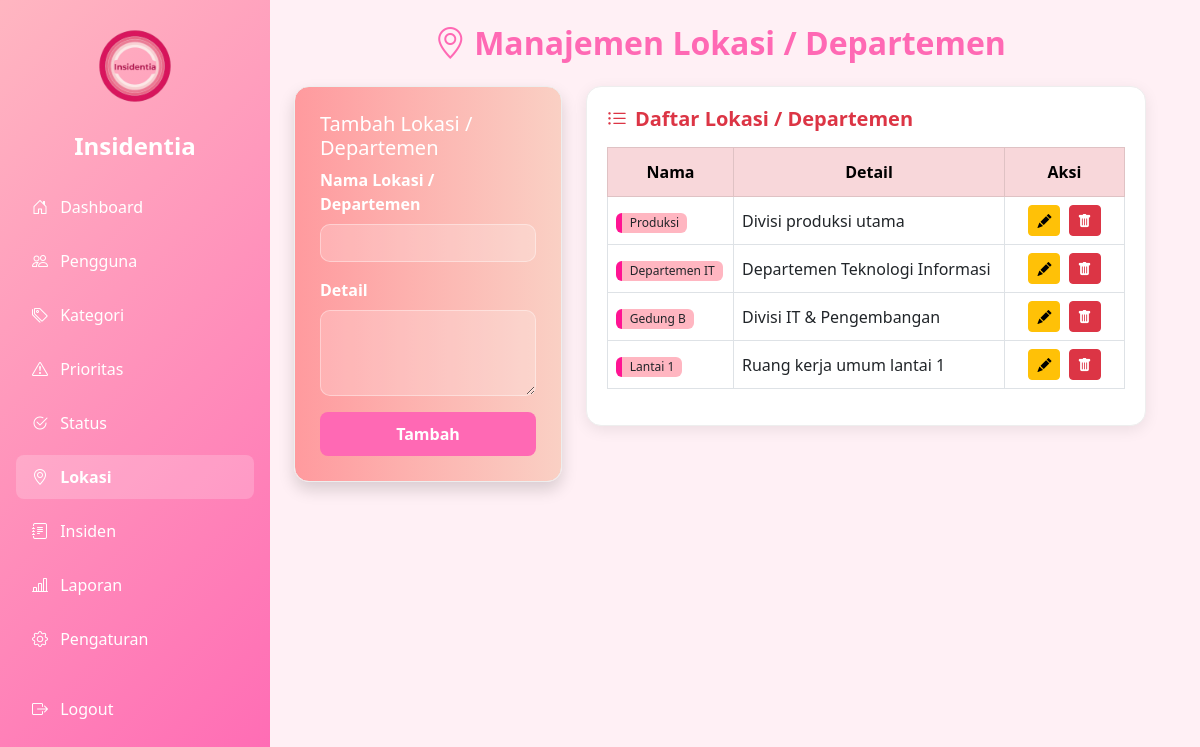
The page /src/admin/locations.php (signed in) on the database its author committed.
### tables this page shows
CREATE TABLE departments (
    id INT AUTO_INCREMENT PRIMARY KEY,
    name VARCHAR(100) NOT NULL,
    details TEXT
);

### src/admin/locations.php (the view, shortened to what this page needs)
<?php
require_once '../includes/config.php';
$edit_location = null;
$result = $conn->query("SELECT * FROM departments ORDER BY id DESC");
?>
<!DOCTYPE html>
<html>
<head>
    <link rel="stylesheet" href="https://cdn.jsdelivr.net/npm/bootstrap@5.3.0/dist/css/bootstrap.min.css">
    <link href="https://cdn.jsdelivr.net/npm/bootstrap-icons@1.10.5/font/bootstrap-icons.css" rel="stylesheet">
    <link rel="stylesheet" href="../assets/css/style.css">
</head>
<body>
<div class="container-fluid">
    <div class="row">
        <div class="col-md-3 sidebar p-3">
            <div class="text-center mb-4">
                <img src="../assets/img/logo.png" alt="Insidentia" width="100" class="mb-2 rounded">
                <h4 class="text-white fw-bold mt-2">Insidentia</h4>
            </div>
            <nav class="nav flex-column">
                <a href="dashboard.php" class="nav-link"><i class="bi bi-house-door me-2"></i> Dashboard</a>
                <a href="users.php" class="nav-link"><i class="bi bi-people me-2"></i> Pengguna</a>
                <a href="categories.php" class="nav-link"><i class="bi bi-tags me-2"></i> Kategori</a>
                <a href="priorities.php" class="nav-link"><i class="bi bi-exclamation-triangle me-2"></i> Prioritas</a>
                <a href="statuses.php" class="nav-link"><i class="bi bi-check2-circle me-2"></i> Status</a>
                <a href="locations.php" class="nav-link fw-bold active"><i class="bi bi-geo-alt me-2"></i> Lokasi</a>
                <a href="incidents.php" class="nav-link"><i class="bi bi-journal-text me-2"></i> Insiden</a>
                <a href="reports.php" class="nav-link"><i class="bi bi-bar-chart-line me-2"></i> Laporan</a>
                <a href="settings.php" class="nav-link"><i class="bi bi-gear me-2"></i> Pengaturan</a>
                <a href="../auth/logout.php" class="nav-link mt-3"><i class="bi bi-box-arrow-right me-2"></i> Logout</a>
            </nav>
        </div>
        <div class="col-md-9 p-4">
            <h2 class="text-center mb-4 section-title"><i class="bi bi-geo-alt me-2"></i>Manajemen Lokasi / Departemen</h2>
            <div class="row g-4">
                <div class="col-md-4">
                    <div class="card-form shadow">
                        <h5 class="text-white"><?= $edit_location ? 'Edit Lokasi / Departemen' : 'Tambah Lokasi / Departemen' ?></h5>
                        <form method="post">
                            <div class="mb-3">
                                <label class="form-label">Nama Lokasi / Departemen</label>
                                <input type="text" name="name" class="form-control" required value="<?= $edit_location['name'] ?? '' ?>">
                            </div>
                            <div class="mb-3">
                                <label class="form-label">Detail</label>
                                <textarea name="details" class="form-control" rows="3"><?= $edit_location['details'] ?? '' ?></textarea>
                            </div>
                            <button type="submit" name="<?= $edit_location ? 'update_location' : 'add_location' ?>" class="btn btn-pink w-100">
                                <?= $edit_location ? 'Update' : 'Tambah' ?>
                            </button>
                        </form>
                    </div>
                </div>
                <div class="col-md-8">
                    <div class="table-container">
                        <h5 class="fw-bold text-danger mb-3"><i class="bi bi-list-ul me-2"></i>Daftar Lokasi / Departemen</h5>
                        <div class="table-responsive">
                            <table class="table table-bordered table-hover align-middle">
                                <thead class="table-danger text-center">
                                    <tr>
                                        <th>Nama</th>
                                        <th>Detail</th>
                                        <th style="width: 120px;">Aksi</th>
                                    </tr>
                                </thead>
                                <tbody>
                                    <?php while($row = $result->fetch_assoc()): ?>
                                        <tr>
                                            <td><span class="badge bg-pink text-dark"><?= htmlspecialchars($row['name']) ?></span></td>
                                            <td><?= htmlspecialchars($row['details']) ?></td>
                                            <td class="text-center">
                                                <a href="locations.php?edit=<?= $row['id'] ?>" class="btn btn-sm btn-warning me-1" data-bs-toggle="tooltip" title="Edit"><i class="bi bi-pencil-fill"></i></a>
                                                <a href="locations.php?delete=<?= $row['id'] ?>" class="btn btn-sm btn-danger" data-bs-toggle="tooltip" title="Hapus" onclick="return confirm('Hapus lokasi ini?')"><i class="bi bi-trash-fill"></i></a>
                                            </td>
                                        </tr>
                                    <?php endwhile; ?>
                                </tbody>
                            </table>
                        </div>
                    </div>
                </div>
            </div>
        </div>
    </div>
</div>
</body>
</html>

### src/assets/css/style.css (style rules this page uses)
body { background-color: #e1bfd6; font-family: 'Segoe UI', sans-serif; margin: 0; padding: 0; }
.btn-pink { background-color: #ffb6c1; color: white; border: none; transition: 0.3s ease; }
.table thead { background-color: rgb(247, 143, 179); color: white; }
.bg-pink { background-color: #ff69b4; border-left: 6px solid #ff1493; color: white; }
.sidebar { width: 270px; background-color: #ff69b4; color: white; min-height: 100vh; padding: 20px 18px; position: sticky; top: 0; }
.sidebar .nav-link { color: white; padding: 10px 16px; border-radius: 8px; margin-bottom: 6px; font-size: 1rem; white-space: nowrap; overflow: hidden; text-overflow: ellipsis; }

### src/admin/locations.php (style rules this page uses)
body { background-color: #fff0f5; }
.sidebar { background: linear-gradient(135deg, #ffb6c1, #ff69b4); min-height: 100vh; color: white; }
.sidebar .nav-link { color: white; margin-bottom: 10px; }
.sidebar .nav-link.active, .sidebar .nav-link.fw-bold { background-color: rgba(255, 255, 255, 0.2); }
.section-title { color: #ff69b4; font-weight: bold; }
.card-form { background: linear-gradient(to right, #ff9a9e, #fad0c4); color: white; border-radius: 15px; padding: 25px; box-shadow: 0 4px 15px rgba(0, 0, 0, 0.08); transition: transform 0.2s ease-in-out; border: 1px solid #eee; }
.form-control, .form-select { border-radius: 10px; border: 1px solid rgba(255, 255, 255, 0.5); background-color: rgba(255, 255, 255, 0.2); color: white; }
.form-control::placeholder { color: rgba(255, 255, 255, 0.7); }
.form-label { color: white; font-weight: bold; }
.table-container { background-color: white; border-radius: 15px; padding: 20px; box-shadow: 0 4px 15px rgba(0, 0, 0, 0.08); border: 1px solid #eee; }
.btn-pink { background-color: #ff69b4; color: white; border: none; font-weight: bold; transition: 0.3s ease; border-radius: 8px; padding: 10px 20px; }
.table-container .table tbody tr td:first-child .badge { background-color: #ffb6c1 !important; color: #333; font-weight: normal; }
.table-container .table thead.table-danger { background-color: #ffb6c1; color: white; }
.table-container .table thead th { padding: 12px 8px; }

### rows shown on the page
departments: name "Produksi", details "Divisi produksi utama"
departments: name "Departemen IT", details "Departemen Teknologi Informasi"
departments: name "Gedung B", details "Divisi IT & Pengembangan"
departments: name "Lantai 1", details "Ruang kerja umum lantai 1"
